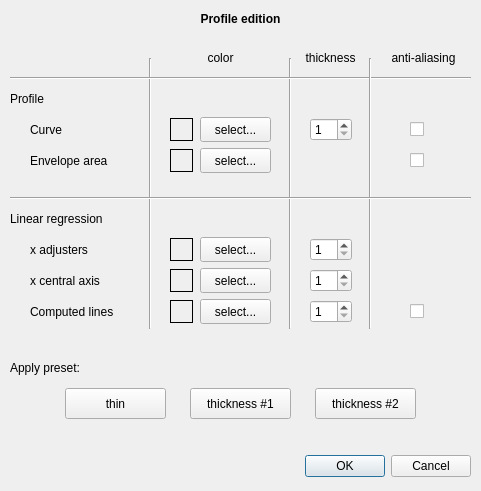
<?xml version="1.0" encoding="UTF-8"?>
<ui version="4.0">
 <class>Dialog_graphicsSettings</class>
 <widget class="QDialog" name="Dialog_graphicsSettings">
  <property name="geometry">
   <rect>
    <x>0</x>
    <y>0</y>
    <width>481</width>
    <height>491</height>
   </rect>
  </property>
  <property name="sizePolicy">
   <sizepolicy hsizetype="Fixed" vsizetype="Fixed">
    <horstretch>0</horstretch>
    <verstretch>0</verstretch>
   </sizepolicy>
  </property>
  <property name="minimumSize">
   <size>
    <width>481</width>
    <height>491</height>
   </size>
  </property>
  <property name="maximumSize">
   <size>
    <width>481</width>
    <height>491</height>
   </size>
  </property>
  <property name="windowTitle">
   <string>Graphic style</string>
  </property>
  <widget class="QDialogButtonBox" name="buttonBox">
   <property name="geometry">
    <rect>
     <x>10</x>
     <y>450</y>
     <width>461</width>
     <height>32</height>
    </rect>
   </property>
   <property name="orientation">
    <enum>Qt::Horizontal</enum>
   </property>
   <property name="standardButtons">
    <set>QDialogButtonBox::Cancel|QDialogButtonBox::Ok</set>
   </property>
  </widget>
  <widget class="QWidget" name="page_profilEdition" native="true">
   <property name="geometry">
    <rect>
     <x>0</x>
     <y>38</y>
     <width>481</width>
     <height>391</height>
    </rect>
   </property>
   <property name="sizePolicy">
    <sizepolicy hsizetype="Fixed" vsizetype="Fixed">
     <horstretch>0</horstretch>
     <verstretch>0</verstretch>
    </sizepolicy>
   </property>
   <property name="minimumSize">
    <size>
     <width>481</width>
     <height>391</height>
    </size>
   </property>
   <property name="maximumSize">
    <size>
     <width>481</width>
     <height>391</height>
    </size>
   </property>
   <widget class="QLabel" name="label_profil_curve">
    <property name="geometry">
     <rect>
      <x>30</x>
      <y>80</y>
      <width>111</width>
      <height>23</height>
     </rect>
    </property>
    <property name="text">
     <string>Curve</string>
    </property>
   </widget>
   <widget class="QCheckBox" name="checkBox_profil_curve_antialiasing">
    <property name="geometry">
     <rect>
      <x>410</x>
      <y>80</y>
      <width>31</width>
      <height>23</height>
     </rect>
    </property>
    <property name="text">
     <string/>
    </property>
   </widget>
   <widget class="Line" name="line_vert2">
    <property name="geometry">
     <rect>
      <x>280</x>
      <y>20</y>
      <width>20</width>
      <height>271</height>
     </rect>
    </property>
    <property name="orientation">
     <enum>Qt::Vertical</enum>
    </property>
   </widget>
   <widget class="QCheckBox" name="checkBox_profil_envelop_area_antialising">
    <property name="enabled">
     <bool>true</bool>
    </property>
    <property name="geometry">
     <rect>
      <x>410</x>
      <y>111</y>
      <width>31</width>
      <height>23</height>
     </rect>
    </property>
    <property name="text">
     <string/>
    </property>
   </widget>
   <widget class="Line" name="line_vert1">
    <property name="geometry">
     <rect>
      <x>140</x>
      <y>20</y>
      <width>20</width>
      <height>271</height>
     </rect>
    </property>
    <property name="orientation">
     <enum>Qt::Vertical</enum>
    </property>
   </widget>
   <widget class="QPushButton" name="pushButton_profil_curve_selectColor">
    <property name="geometry">
     <rect>
      <x>200</x>
      <y>79</y>
      <width>71</width>
      <height>25</height>
     </rect>
    </property>
    <property name="text">
     <string>select...</string>
    </property>
   </widget>
   <widget class="QPushButton" name="pushButton_preset3">
    <property name="geometry">
     <rect>
      <x>315</x>
      <y>350</y>
      <width>101</width>
      <height>31</height>
     </rect>
    </property>
    <property name="text">
     <string>thickness #2</string>
    </property>
   </widget>
   <widget class="QLabel" name="label_linearReg_computedLines">
    <property name="geometry">
     <rect>
      <x>30</x>
      <y>262</y>
      <width>111</width>
      <height>23</height>
     </rect>
    </property>
    <property name="text">
     <string>Computed lines</string>
    </property>
   </widget>
   <widget class="QLabel" name="label_linearReg_xAdjusters_colorPreview">
    <property name="geometry">
     <rect>
      <x>170</x>
      <y>200</y>
      <width>23</width>
      <height>23</height>
     </rect>
    </property>
    <property name="frameShape">
     <enum>QFrame::Box</enum>
    </property>
    <property name="text">
     <string/>
    </property>
   </widget>
   <widget class="QLabel" name="label_profil_envelop_area_colorPreview">
    <property name="geometry">
     <rect>
      <x>170</x>
      <y>111</y>
      <width>23</width>
      <height>23</height>
     </rect>
    </property>
    <property name="styleSheet">
     <string notr="true"/>
    </property>
    <property name="frameShape">
     <enum>QFrame::Box</enum>
    </property>
    <property name="text">
     <string/>
    </property>
   </widget>
   <widget class="QPushButton" name="pushButton_linearReg_xAdjusters_selectColor">
    <property name="geometry">
     <rect>
      <x>200</x>
      <y>199</y>
      <width>71</width>
      <height>25</height>
     </rect>
    </property>
    <property name="sizePolicy">
     <sizepolicy hsizetype="Minimum" vsizetype="Fixed">
      <horstretch>0</horstretch>
      <verstretch>0</verstretch>
     </sizepolicy>
    </property>
    <property name="text">
     <string>select...</string>
    </property>
   </widget>
   <widget class="QLabel" name="label_thickness">
    <property name="geometry">
     <rect>
      <x>290</x>
      <y>10</y>
      <width>81</width>
      <height>20</height>
     </rect>
    </property>
    <property name="text">
     <string>thickness</string>
    </property>
    <property name="alignment">
     <set>Qt::AlignCenter</set>
    </property>
   </widget>
   <widget class="QLabel" name="label_color">
    <property name="geometry">
     <rect>
      <x>150</x>
      <y>10</y>
      <width>141</width>
      <height>20</height>
     </rect>
    </property>
    <property name="text">
     <string>color</string>
    </property>
    <property name="alignment">
     <set>Qt::AlignCenter</set>
    </property>
   </widget>
   <widget class="QLabel" name="label_linearReg_computedLines_colorPreview">
    <property name="geometry">
     <rect>
      <x>170</x>
      <y>262</y>
      <width>23</width>
      <height>23</height>
     </rect>
    </property>
    <property name="frameShape">
     <enum>QFrame::Box</enum>
    </property>
    <property name="text">
     <string/>
    </property>
   </widget>
   <widget class="QLabel" name="label_profil_curve_colorPreview">
    <property name="geometry">
     <rect>
      <x>170</x>
      <y>80</y>
      <width>23</width>
      <height>23</height>
     </rect>
    </property>
    <property name="frameShape">
     <enum>QFrame::Box</enum>
    </property>
    <property name="text">
     <string/>
    </property>
   </widget>
   <widget class="QLabel" name="label_profil">
    <property name="geometry">
     <rect>
      <x>10</x>
      <y>50</y>
      <width>101</width>
      <height>21</height>
     </rect>
    </property>
    <property name="text">
     <string>Profile</string>
    </property>
   </widget>
   <widget class="QCheckBox" name="checkBox_linearReg_computedLines_antialising">
    <property name="geometry">
     <rect>
      <x>410</x>
      <y>262</y>
      <width>31</width>
      <height>23</height>
     </rect>
    </property>
    <property name="text">
     <string/>
    </property>
   </widget>
   <widget class="QLabel" name="label_applyPresets">
    <property name="geometry">
     <rect>
      <x>10</x>
      <y>320</y>
      <width>381</width>
      <height>20</height>
     </rect>
    </property>
    <property name="text">
     <string>Apply preset:</string>
    </property>
   </widget>
   <widget class="QSpinBox" name="spinBox_linearReg_xAdjusters_thickness">
    <property name="geometry">
     <rect>
      <x>310</x>
      <y>200</y>
      <width>42</width>
      <height>23</height>
     </rect>
    </property>
    <property name="minimum">
     <number>1</number>
    </property>
    <property name="maximum">
     <number>8</number>
    </property>
   </widget>
   <widget class="Line" name="line_horTop">
    <property name="geometry">
     <rect>
      <x>10</x>
      <y>30</y>
      <width>461</width>
      <height>20</height>
     </rect>
    </property>
    <property name="orientation">
     <enum>Qt::Horizontal</enum>
    </property>
   </widget>
   <widget class="QPushButton" name="pushButton_linearReg_xCentralAxis_selectColor">
    <property name="enabled">
     <bool>true</bool>
    </property>
    <property name="geometry">
     <rect>
      <x>200</x>
      <y>230</y>
      <width>71</width>
      <height>25</height>
     </rect>
    </property>
    <property name="text">
     <string>select...</string>
    </property>
   </widget>
   <widget class="Line" name="line_vert3">
    <property name="geometry">
     <rect>
      <x>360</x>
      <y>20</y>
      <width>20</width>
      <height>271</height>
     </rect>
    </property>
    <property name="orientation">
     <enum>Qt::Vertical</enum>
    </property>
   </widget>
   <widget class="QPushButton" name="pushButton_preset2">
    <property name="geometry">
     <rect>
      <x>190</x>
      <y>350</y>
      <width>101</width>
      <height>31</height>
     </rect>
    </property>
    <property name="text">
     <string>thickness #1</string>
    </property>
   </widget>
   <widget class="QLabel" name="label_linearReg_xCentralAxis">
    <property name="enabled">
     <bool>true</bool>
    </property>
    <property name="geometry">
     <rect>
      <x>30</x>
      <y>231</y>
      <width>111</width>
      <height>23</height>
     </rect>
    </property>
    <property name="text">
     <string>x central axis</string>
    </property>
   </widget>
   <widget class="QLabel" name="label_profil_envelop_area">
    <property name="geometry">
     <rect>
      <x>30</x>
      <y>111</y>
      <width>111</width>
      <height>23</height>
     </rect>
    </property>
    <property name="text">
     <string>Envelope area</string>
    </property>
   </widget>
   <widget class="Line" name="line_hor2">
    <property name="geometry">
     <rect>
      <x>10</x>
      <y>150</y>
      <width>461</width>
      <height>20</height>
     </rect>
    </property>
    <property name="orientation">
     <enum>Qt::Horizontal</enum>
    </property>
   </widget>
   <widget class="QSpinBox" name="spinBox_linearReg_xCentralAxis_thickness">
    <property name="enabled">
     <bool>true</bool>
    </property>
    <property name="geometry">
     <rect>
      <x>310</x>
      <y>231</y>
      <width>42</width>
      <height>23</height>
     </rect>
    </property>
    <property name="minimum">
     <number>1</number>
    </property>
    <property name="maximum">
     <number>8</number>
    </property>
   </widget>
   <widget class="QLabel" name="label_linearReg">
    <property name="geometry">
     <rect>
      <x>10</x>
      <y>170</y>
      <width>131</width>
      <height>21</height>
     </rect>
    </property>
    <property name="text">
     <string>Linear regression</string>
    </property>
   </widget>
   <widget class="QLabel" name="label_linearReg_xCentralAxis_colorPreview">
    <property name="enabled">
     <bool>true</bool>
    </property>
    <property name="geometry">
     <rect>
      <x>170</x>
      <y>231</y>
      <width>23</width>
      <height>23</height>
     </rect>
    </property>
    <property name="frameShape">
     <enum>QFrame::Box</enum>
    </property>
    <property name="text">
     <string/>
    </property>
   </widget>
   <widget class="QPushButton" name="pushButton_linearReg_computedLines_selectColor">
    <property name="geometry">
     <rect>
      <x>200</x>
      <y>261</y>
      <width>71</width>
      <height>25</height>
     </rect>
    </property>
    <property name="text">
     <string>select...</string>
    </property>
   </widget>
   <widget class="QSpinBox" name="spinBox_linearReg_computedLines_thickness">
    <property name="geometry">
     <rect>
      <x>310</x>
      <y>262</y>
      <width>42</width>
      <height>23</height>
     </rect>
    </property>
    <property name="minimum">
     <number>1</number>
    </property>
    <property name="maximum">
     <number>8</number>
    </property>
   </widget>
   <widget class="QPushButton" name="pushButton_preset1">
    <property name="geometry">
     <rect>
      <x>65</x>
      <y>350</y>
      <width>101</width>
      <height>31</height>
     </rect>
    </property>
    <property name="text">
     <string>thin</string>
    </property>
   </widget>
   <widget class="QSpinBox" name="spinBox_profil_curve_thickness">
    <property name="geometry">
     <rect>
      <x>310</x>
      <y>80</y>
      <width>42</width>
      <height>23</height>
     </rect>
    </property>
    <property name="minimum">
     <number>1</number>
    </property>
    <property name="maximum">
     <number>8</number>
    </property>
   </widget>
   <widget class="QLabel" name="label_linearReg_xAdjusters">
    <property name="geometry">
     <rect>
      <x>30</x>
      <y>200</y>
      <width>111</width>
      <height>23</height>
     </rect>
    </property>
    <property name="text">
     <string>x adjusters</string>
    </property>
   </widget>
   <widget class="QLabel" name="label_antialiasing">
    <property name="geometry">
     <rect>
      <x>378</x>
      <y>10</y>
      <width>91</width>
      <height>20</height>
     </rect>
    </property>
    <property name="text">
     <string>anti-aliasing</string>
    </property>
    <property name="alignment">
     <set>Qt::AlignCenter</set>
    </property>
   </widget>
   <widget class="QPushButton" name="pushButton_profil_envelop_area_selectColor">
    <property name="geometry">
     <rect>
      <x>200</x>
      <y>110</y>
      <width>71</width>
      <height>25</height>
     </rect>
    </property>
    <property name="text">
     <string>select...</string>
    </property>
   </widget>
  </widget>
  <widget class="QLabel" name="label_title">
   <property name="geometry">
    <rect>
     <x>10</x>
     <y>8</y>
     <width>461</width>
     <height>21</height>
    </rect>
   </property>
   <property name="font">
    <font>
     <weight>75</weight>
     <bold>true</bold>
     <underline>false</underline>
    </font>
   </property>
   <property name="text">
    <string>Profile edition</string>
   </property>
   <property name="alignment">
    <set>Qt::AlignCenter</set>
   </property>
   <property name="textInteractionFlags">
    <set>Qt::NoTextInteraction</set>
   </property>
  </widget>
 </widget>
 <tabstops>
  <tabstop>pushButton_profil_curve_selectColor</tabstop>
  <tabstop>spinBox_profil_curve_thickness</tabstop>
  <tabstop>checkBox_profil_curve_antialiasing</tabstop>
  <tabstop>pushButton_profil_envelop_area_selectColor</tabstop>
  <tabstop>checkBox_profil_envelop_area_antialising</tabstop>
  <tabstop>pushButton_linearReg_xAdjusters_selectColor</tabstop>
  <tabstop>spinBox_linearReg_xAdjusters_thickness</tabstop>
  <tabstop>pushButton_linearReg_xCentralAxis_selectColor</tabstop>
  <tabstop>spinBox_linearReg_xCentralAxis_thickness</tabstop>
  <tabstop>pushButton_linearReg_computedLines_selectColor</tabstop>
  <tabstop>spinBox_linearReg_computedLines_thickness</tabstop>
  <tabstop>checkBox_linearReg_computedLines_antialising</tabstop>
  <tabstop>pushButton_preset1</tabstop>
  <tabstop>pushButton_preset2</tabstop>
  <tabstop>pushButton_preset3</tabstop>
 </tabstops>
 <resources/>
 <connections>
  <connection>
   <sender>buttonBox</sender>
   <signal>accepted()</signal>
   <receiver>Dialog_graphicsSettings</receiver>
   <slot>accept()</slot>
   <hints>
    <hint type="sourcelabel">
     <x>248</x>
     <y>254</y>
    </hint>
    <hint type="destinationlabel">
     <x>157</x>
     <y>274</y>
    </hint>
   </hints>
  </connection>
  <connection>
   <sender>buttonBox</sender>
   <signal>rejected()</signal>
   <receiver>Dialog_graphicsSettings</receiver>
   <slot>reject()</slot>
   <hints>
    <hint type="sourcelabel">
     <x>316</x>
     <y>260</y>
    </hint>
    <hint type="destinationlabel">
     <x>286</x>
     <y>274</y>
    </hint>
   </hints>
  </connection>
 </connections>
</ui>
